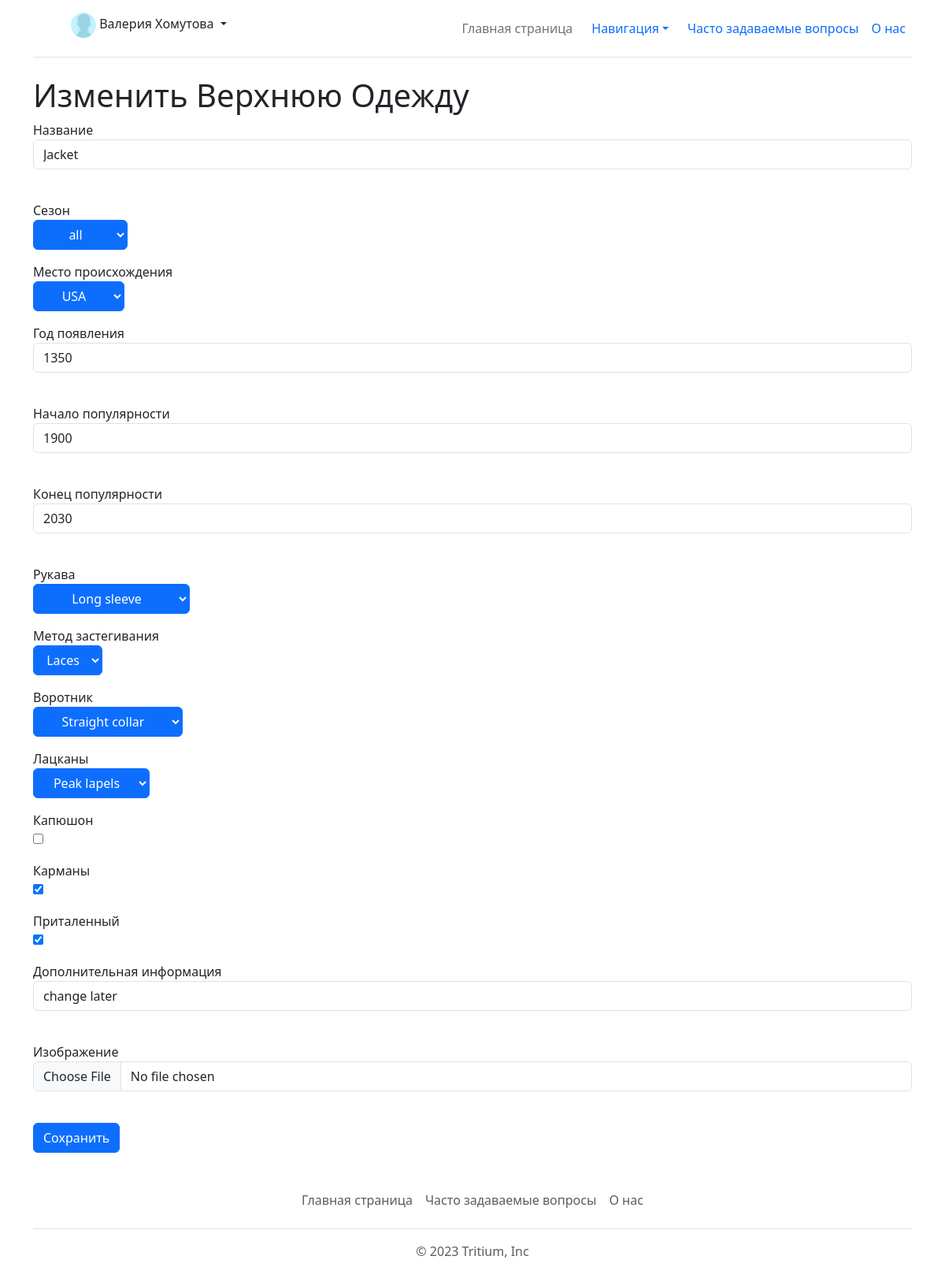
The page /clothes/edit/Upper_body/3 (signed in) on the database its author committed.
### data/models/user.py (models this page shows, shortened)
class User(SqlAlchemyBase, UserMixin, SerializerMixin):
    __tablename__ = 'users'
    id = sqlalchemy.Column(sqlalchemy.Integer,
                           primary_key=True, autoincrement=True)
    name = sqlalchemy.Column(sqlalchemy.String, nullable=True)
    email = sqlalchemy.Column(sqlalchemy.String, unique=True, nullable=False)
    hashed_password = sqlalchemy.Column(sqlalchemy.String, nullable=False)
    access = sqlalchemy.Column(sqlalchemy.Integer, nullable=True, default=1)
    deleted = sqlalchemy.Column(sqlalchemy.Boolean, default=0)

### data/models/main_tables.py (models this page shows)
class UpperBody(SqlAlchemyBase, SerializerMixin):
    __tablename__ = 'Upper_body'
    id = sqlalchemy.Column(sqlalchemy.Integer,
                           primary_key=True, autoincrement=True)
    name = sqlalchemy.Column(sqlalchemy.String, nullable=True)
    season = sqlalchemy.Column(sqlalchemy.Integer, sqlalchemy.ForeignKey("Seasons.id"), nullable=True)
    origin = sqlalchemy.Column(sqlalchemy.Integer, sqlalchemy.ForeignKey("Countries.id"), nullable=True)
    appearance_year = sqlalchemy.Column(sqlalchemy.Integer, nullable=True)
    popularity_start = sqlalchemy.Column(sqlalchemy.Integer, nullable=True)
    popularity_end = sqlalchemy.Column(sqlalchemy.Integer, nullable=True)
    sleeves = sqlalchemy.Column(sqlalchemy.Integer, sqlalchemy.ForeignKey("Sleeves.id"), nullable=True)
    clasp = sqlalchemy.Column(sqlalchemy.Integer, sqlalchemy.ForeignKey("Clasps.id"), nullable=True)
    collar = sqlalchemy.Column(sqlalchemy.Integer, sqlalchemy.ForeignKey("Collars.id"), nullable=True)
    hood = sqlalchemy.Column(sqlalchemy.Boolean, nullable=True)
    lapels = sqlalchemy.Column(sqlalchemy.Integer, sqlalchemy.ForeignKey("Lapels.id"), nullable=True)
    pockets = sqlalchemy.Column(sqlalchemy.Boolean, nullable=True)
    fitted = sqlalchemy.Column(sqlalchemy.Integer, nullable=True)
    features = sqlalchemy.Column(sqlalchemy.String, nullable=True)
    picture = sqlalchemy.Column(sqlalchemy.String, nullable=True)
    deleted = sqlalchemy.Column(sqlalchemy.Integer, nullable=True, default=0)

### main.py (the view, shortened to what this page needs)
@app.route("/clothes/edit/Upper_body/<int:id_>", methods=['GET', 'POST'])
@login_required
def upper_body_edit(id_):
    db_sess = db_session.create_session()
    if current_user.access < 2:
        abort(403)
    old_obj = db_sess.get(UpperBody, id_)
    if not old_obj:
        abort(404)
    form = UpperBodyForm()
    old = {"name": old_obj.name,
           "appearance_year": old_obj.appearance_year,
           "popularity_start": old_obj.popularity_start,
           "popularity_end": old_obj.popularity_end,
           "season": db_sess.get(Seasons, old_obj.season).name if db_sess.get(Seasons, old_obj.season) else "",
           "origin": db_sess.get(Countries, old_obj.origin).name if db_sess.get(Countries, old_obj.origin) else "",
           "collar": db_sess.get(Collars, old_obj.collar).name if db_sess.get(Collars, old_obj.collar) else "",
           "clasp": db_sess.get(Clasps, old_obj.clasp).name if db_sess.get(Clasps, old_obj.clasp) else "",
           "sleeves": db_sess.get(Sleeves, old_obj.sleeves).name if db_sess.get(Sleeves, old_obj.sleeves) else "",
           "lapels": db_sess.get(Lapels, old_obj.lapels).name if db_sess.get(Lapels, old_obj.lapels) else "",
           "hood": old_obj.hood,
           "fitted": old_obj.fitted,
           "pockets": old_obj.pockets,
           "features": old_obj.features}
    seasons_opt = [i.name for i in db_sess.query(Seasons).filter(Seasons.deleted == 0).all()]
    origin_opt = [i.name for i in db_sess.query(Countries).filter(Countries.deleted == 0).all()]
    clasp_opt = [i.name for i in db_sess.query(Clasps).filter(Clasps.deleted == 0).all()]
    sleeves_opt = [i.name for i in db_sess.query(Sleeves).filter(Sleeves.deleted == 0).all()]
    collar_opt = [i.name for i in db_sess.query(Collars).filter(Collars.deleted == 0).all()]
    lapel_opt = [i.name for i in db_sess.query(Lapels).filter(Lapels.deleted == 0).all()]
    form.season.choices = seasons_opt
    form.origin.choices = origin_opt
    form.clasp.choices = clasp_opt
    form.sleeves.choices = sleeves_opt
    form.collar.choices = collar_opt
    form.lapels.choices = lapel_opt
    form.name.default = old["name"]
    form.appearance_year.default = old["appearance_year"]
    form.popularity_start.default = old["popularity_start"]
    form.popularity_end.default = old["popularity_end"]
    form.popularity_end.default = old["popularity_end"]
    form.features.default = old["features"]
    form.season.default = old["season"]
    form.sleeves.default = old["sleeves"]
    form.collar.default = old["collar"]
    form.lapels.default = old["collar"]
    form.fitted.default = old["fitted"]
    form.pockets.default = old["pockets"]
    form.hood.default = old["hood"]
    form.clasp.default = old["clasp"]
    form.process()
    return render_template("upper_body_add.html", form=form, title="Изменить Верхнюю Одежду", old=old)

### data/forms/clothes_forms.py
class UpperBodyForm(FlaskForm):
    name = StringField("Название")
    season = SelectField("Сезон")
    origin = SelectField("Место происхождения")
    appearance_year = IntegerField("Год появления")
    popularity_start = IntegerField("Начало популярности")
    popularity_end = IntegerField("Конец популярности")
    sleeves = SelectField("Рукава")
    clasp = SelectField("Метод застегивания")
    collar = SelectField("Воротник")
    hood = BooleanField("Капюшон")
    lapels = SelectField("Лацканы")
    pockets = BooleanField("Карманы")
    fitted = BooleanField("Приталенный")
    features = StringField("Дополнительная информация")
    picture = FileField("Изображение")
    submit = SubmitField('Сохранить')

### data/models/db_session.py (called while the page is built)
def create_session() -> Session:
    global __factory
    return __factory()

### main.py (called while the page is built)
@login_manager.user_loader
def load_user(user_id):
    db_sess = db_session.create_session()
    return db_sess.query(User).get(user_id)

### templates/upper_body_add.html (shortened to what this page needs)
{% extends "base.html" %}
{% block content %}
<h1>{{ title }}</h1>
<form action="" method="post" novalidate enctype="multipart/form-data">
    <p>
        {{ form.name.label }}<br>
        {{ form.name(class="form-control") }}<br>
    </p>
    <p>
        {{ form.season.label }}<br>
        {{ form.season(class="btn btn-primary dropdown-toggle") }}<br>
    </p>
    <p>
        {{ form.origin.label }}<br>
        {{ form.origin(class="btn btn-primary dropdown-toggle") }}<br>
    </p>
    <p>
        {{ form.appearance_year.label }}<br>
        {{ form.appearance_year(class="form-control") }}<br>
    </p>
    <p>
        {{ form.popularity_start.label }}<br>
        {{ form.popularity_start(class="form-control") }}<br>
    </p>
    <p>
        {{ form.popularity_end.label }}<br>
        {{ form.popularity_end(class="form-control") }}<br>
    </p>
    <p>
        {{ form.sleeves.label }}<br>
        {{ form.sleeves(class="btn btn-primary dropdown-toggle") }}<br>
    </p>
    <p>
        {{ form.clasp.label }}<br>
        {{ form.clasp(class="btn btn-primary dropdown-toggle") }}<br>
    </p>
    <p>
        {{ form.collar.label }}<br>
        {{ form.collar(class="btn btn-primary dropdown-toggle") }}<br>
    </p>
    <p>
        {{ form.lapels.label }}<br>
        {{ form.lapels(class="btn btn-primary dropdown-toggle") }}<br>
    </p>
    <p>
        {{ form.hood.label }}<br>
        {{ form.hood() }}<br>
    </p>
    <p>
        {{ form.pockets.label }}<br>
        {{ form.pockets() }}<br>
    </p>
    <p>
        {{ form.fitted.label }}<br>
        {{ form.fitted() }}<br>
    </p>
    <p>
        {{ form.features.label }}<br>
        {{ form.features(class="form-control") }}<br>
    </p>
    <p>
        {{ form.picture.label }}<br>
        {{ form.picture(class="form-control") }}<br>
    </p>
    <p>{{ form.submit(type="submit", class="btn btn-primary") }}</p>
</form>
{% endblock %}

### templates/base.html (shortened to what this page needs)
<!DOCTYPE html>
<html lang="en">
<head>
    <link href="https://cdn.jsdelivr.net/npm/bootstrap@5.3.0-alpha3/dist/css/bootstrap.min.css" rel="stylesheet"
>
</head>
<body>
<div class="container">
    <header class="d-flex flex-wrap align-items-center justify-content-center justify-content-md-between py-3 mb-4 border-bottom">
        <div class="col-md-3 mb-2 mb-md-0">
            <a href="/" class="d-inline-flex link-body-emphasis text-decoration-none">
                <svg class="bi" width="40" height="32" role="img" aria-label="Bootstrap">
                    <use xlink:href="#bootstrap"></use>
                </svg>
            </a>
        </div>
        <ul class="nav col-12 col-md-auto mb-2 justify-content-center mb-md-0">
            {% if current_user.is_authenticated %}
            <div style="position:absolute;left:90px" class="flex-shrink-0 dropdown">
                <a class="d-block link-dark text-decoration-none dropdown-toggle" data-bs-toggle="dropdown"
                   aria-expanded="false">
                    <img src="/static/img/pfp/base_png.jpg" alt="mdo" width="32" height="32" class="rounded-circle"> {{ current_user.name }}
                </a>
            </div>
            {%endif %}
            <li><a href="/main" class="nav-link px-2 link-secondary">Главная страница</a></li>
            <li class="nav-item dropdown">
                <nav class="">
                    <a class="nav-link dropdown-toggle" href="#" data-bs-toggle="dropdown" aria-expanded="false">Навигация</a>
                </nav>
            </li>
            <li><a href="/faq" class="nav-link px-2">Часто задаваемые вопросы</a></li>
            <li><a href="#" class="nav-link px-2">О нас</a></li>
        </ul>
    </header>
</div>
<main role="main" class="container">
{% block content %}{% endblock %}
</main>
<div class="container">
    <footer class="py-3 my-4">
        <ul class="nav justify-content-center border-bottom pb-3 mb-3">
            <li class="nav-item"><a href="/main" class="nav-link px-2 text-body-secondary">Главная страница</a></li>
            <li class="nav-item"><a href="/faq" class="nav-link px-2 text-body-secondary">Часто задаваемые вопросы</a></li>
            <li class="nav-item"><a href="#" class="nav-link px-2 text-body-secondary">О нас</a></li>
        </ul>
        <p class="text-center text-body-secondary">© 2023 Tritium, Inc</p>
    </footer>
</div>
</body>
</html>

### rows shown on the page
User: name "Валерия Хомутова"
UpperBody: name "Jacket", season "all", origin "USA", appearance_year "1350", popularity_start "1900", popularity_end "2030", sleeves "Long sleeve", clasp "Laces", collar "Straight collar", lapels "Peak lapels", pockets "☑", fitted "☑", features "change later"

### other values the page prints
{{ title }} "Изменить Верхнюю Одежду"
